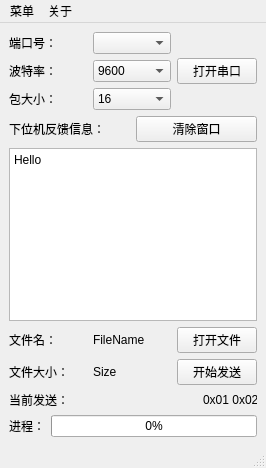
<?xml version="1.0" encoding="UTF-8"?>
<ui version="4.0">
 <class>mainWindow</class>
 <widget class="QMainWindow" name="mainWindow">
  <property name="geometry">
   <rect>
    <x>0</x>
    <y>0</y>
    <width>266</width>
    <height>468</height>
   </rect>
  </property>
  <property name="windowTitle">
   <string>文件传输上位机EditByLifeng</string>
  </property>
  <property name="statusTip">
   <string/>
  </property>
  <widget class="QWidget" name="centralwidget">
   <layout class="QVBoxLayout" name="verticalLayout_4">
    <item>
     <layout class="QVBoxLayout" name="verticalLayout_3">
      <item>
       <layout class="QHBoxLayout" name="horizontalLayout">
        <item>
         <layout class="QVBoxLayout" name="verticalLayout">
          <item>
           <widget class="QLabel" name="PortName">
            <property name="text">
             <string>端口号：</string>
            </property>
           </widget>
          </item>
          <item>
           <widget class="QLabel" name="BaudSet">
            <property name="text">
             <string>波特率：</string>
            </property>
           </widget>
          </item>
          <item>
           <widget class="QLabel" name="PackSet">
            <property name="text">
             <string>包大小：</string>
            </property>
           </widget>
          </item>
         </layout>
        </item>
        <item>
         <layout class="QVBoxLayout" name="verticalLayout_2">
          <item>
           <widget class="QComboBox" name="PortComb"/>
          </item>
          <item>
           <widget class="QComboBox" name="BaudComb">
            <item>
             <property name="text">
              <string>9600</string>
             </property>
            </item>
            <item>
             <property name="text">
              <string>19200</string>
             </property>
            </item>
            <item>
             <property name="text">
              <string>115200</string>
             </property>
            </item>
           </widget>
          </item>
          <item>
           <widget class="QComboBox" name="PackComb">
            <item>
             <property name="text">
              <string>16</string>
             </property>
            </item>
            <item>
             <property name="text">
              <string>32</string>
             </property>
            </item>
            <item>
             <property name="text">
              <string>64</string>
             </property>
            </item>
            <item>
             <property name="text">
              <string>128</string>
             </property>
            </item>
            <item>
             <property name="text">
              <string>256</string>
             </property>
            </item>
           </widget>
          </item>
         </layout>
        </item>
        <item>
         <widget class="QPushButton" name="OpenSerialB">
          <property name="text">
           <string>打开串口</string>
          </property>
         </widget>
        </item>
       </layout>
      </item>
      <item>
       <layout class="QHBoxLayout" name="horizontalLayout_5">
        <item>
         <widget class="QLabel" name="McuBack">
          <property name="text">
           <string>下位机反馈信息：</string>
          </property>
         </widget>
        </item>
        <item>
         <widget class="QPushButton" name="ClearB">
          <property name="text">
           <string>清除窗口</string>
          </property>
         </widget>
        </item>
       </layout>
      </item>
      <item>
       <widget class="QPlainTextEdit" name="MCUTextEdit">
        <property name="plainText">
         <string>Hello</string>
        </property>
       </widget>
      </item>
      <item>
       <layout class="QHBoxLayout" name="horizontalLayout_4">
        <item>
         <widget class="QLabel" name="FileP">
          <property name="text">
           <string>文件名：</string>
          </property>
         </widget>
        </item>
        <item>
         <widget class="QLabel" name="FilePath">
          <property name="text">
           <string>FileName</string>
          </property>
         </widget>
        </item>
        <item>
         <widget class="QPushButton" name="OpenFileB">
          <property name="text">
           <string>打开文件</string>
          </property>
         </widget>
        </item>
       </layout>
      </item>
      <item>
       <layout class="QHBoxLayout" name="horizontalLayout_3">
        <item>
         <widget class="QLabel" name="FileS">
          <property name="text">
           <string>文件大小：</string>
          </property>
         </widget>
        </item>
        <item>
         <widget class="QLabel" name="FileSize">
          <property name="text">
           <string>Size</string>
          </property>
         </widget>
        </item>
        <item>
         <widget class="QPushButton" name="SendB">
          <property name="text">
           <string>开始发送</string>
          </property>
         </widget>
        </item>
       </layout>
      </item>
      <item>
       <layout class="QHBoxLayout" name="horizontalLayout_2">
        <item>
         <widget class="QLabel" name="NowSend">
          <property name="text">
           <string>当前发送：</string>
          </property>
         </widget>
        </item>
        <item>
         <widget class="QLabel" name="BinText">
          <property name="sizePolicy">
           <sizepolicy hsizetype="Fixed" vsizetype="Preferred">
            <horstretch>0</horstretch>
            <verstretch>0</verstretch>
           </sizepolicy>
          </property>
          <property name="minimumSize">
           <size>
            <width>54</width>
            <height>14</height>
           </size>
          </property>
          <property name="maximumSize">
           <size>
            <width>54</width>
            <height>16777215</height>
           </size>
          </property>
          <property name="frameShape">
           <enum>QFrame::NoFrame</enum>
          </property>
          <property name="frameShadow">
           <enum>QFrame::Plain</enum>
          </property>
          <property name="text">
           <string>0x01 0x02</string>
          </property>
          <property name="textFormat">
           <enum>Qt::PlainText</enum>
          </property>
          <property name="scaledContents">
           <bool>true</bool>
          </property>
         </widget>
        </item>
       </layout>
      </item>
      <item>
       <layout class="QHBoxLayout" name="horizontalLayout_6">
        <item>
         <widget class="QLabel" name="ProcessO">
          <property name="text">
           <string>进程：</string>
          </property>
         </widget>
        </item>
        <item>
         <widget class="QProgressBar" name="PrograssBar">
          <property name="value">
           <number>0</number>
          </property>
         </widget>
        </item>
       </layout>
      </item>
     </layout>
    </item>
   </layout>
  </widget>
  <widget class="QMenuBar" name="menubar">
   <property name="geometry">
    <rect>
     <x>0</x>
     <y>0</y>
     <width>266</width>
     <height>23</height>
    </rect>
   </property>
   <widget class="QMenu" name="menu">
    <property name="title">
     <string>菜单</string>
    </property>
    <addaction name="action"/>
   </widget>
   <widget class="QMenu" name="menu_2">
    <property name="title">
     <string>关于</string>
    </property>
    <addaction name="actionversion1_0"/>
   </widget>
   <addaction name="menu"/>
   <addaction name="menu_2"/>
  </widget>
  <widget class="QStatusBar" name="statusBar"/>
  <action name="action">
   <property name="text">
    <string>保存</string>
   </property>
  </action>
  <action name="actionversion1_0">
   <property name="text">
    <string>version1.0</string>
   </property>
  </action>
 </widget>
 <resources/>
 <connections/>
</ui>
